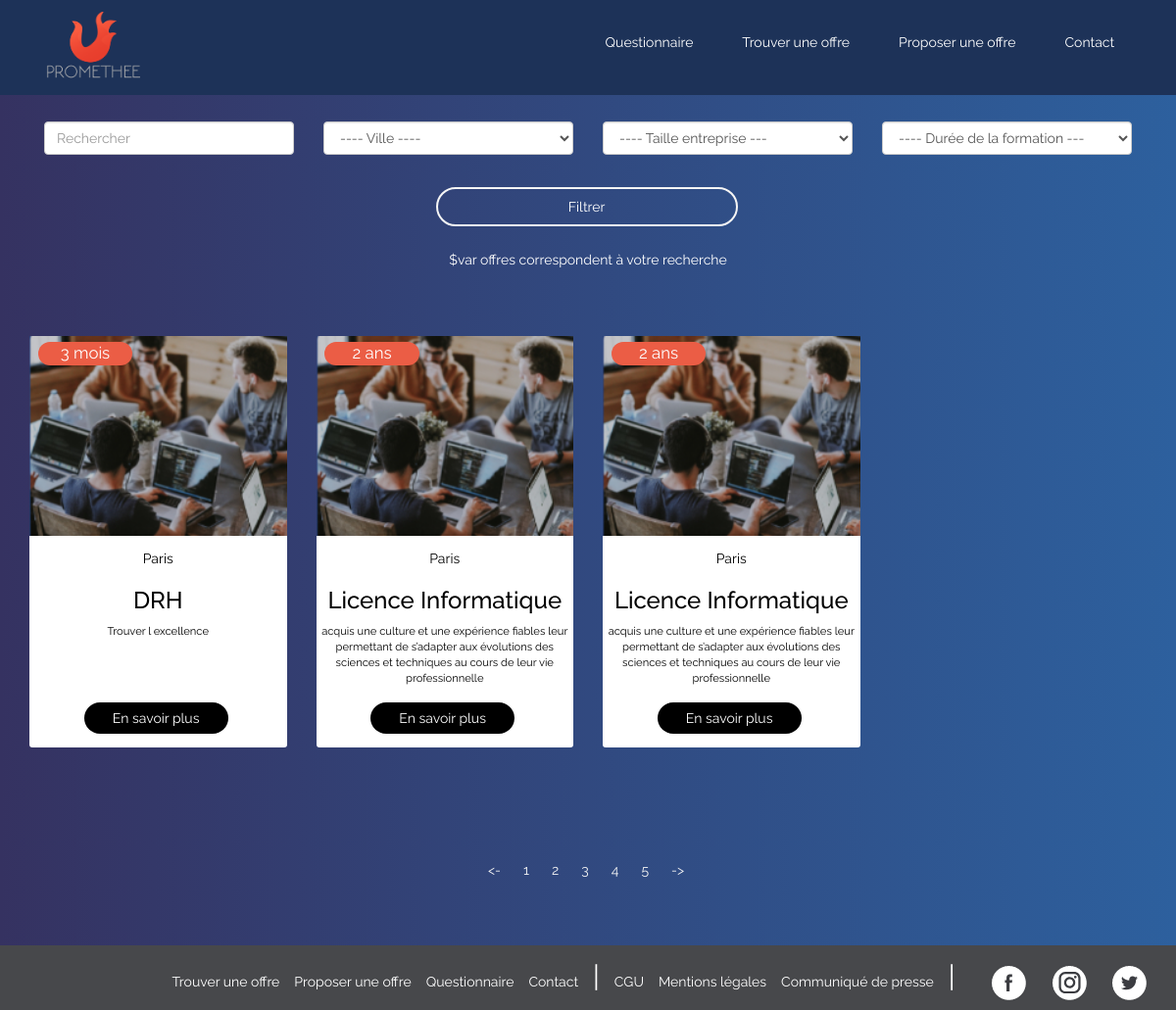
The app's page /promethee/formations-list.php with its own data.
### tables this page shows
CREATE TABLE IF NOT EXISTS `proposer_formations` (
  `id` int(11) NOT NULL AUTO_INCREMENT,
  `nom_etablissement` varchar(255) NOT NULL,
  `nom` varchar(255) NOT NULL,
  `telephone` int(10) NOT NULL,
  `taille_entreprise` text,
  `Ville` varchar(75) NOT NULL,
  `duration` varchar(255) NOT NULL,
  `titre_poste` varchar(75) NOT NULL,
  `chapo` varchar(250) NOT NULL,
  `description_complete` longtext NOT NULL,
  PRIMARY KEY (`id`)
);

### promethee/formations-list.php (the view, shortened to what this page needs)
<?php
include("data_connexion.php");
?>
<!DOCTYPE HTML>
<html lang="fr">
    <head>
    <link rel="stylesheet" href="https://maxcdn.bootstrapcdn.com/bootstrap/3.3.7/css/bootstrap.min.css">
    <link rel="stylesheet" href="https://use.fontawesome.com/releases/v5.5.0/css/all.css">
    <link rel="stylesheet" href="https://maxcdn.bootstrapcdn.com/bootstrap/3.3.7/css/bootstrap.min.css">
<link rel="stylesheet" href="https://use.fontawesome.com/releases/v5.5.0/css/all.css">
<link rel="stylesheet" href="assets/css/styles.css">
<link rel="stylesheet" type="text/css" href="//cdnjs.cloudflare.com/ajax/libs/cookieconsent2/3.1.0/cookieconsent.min.css" />
</head>
<body>
<nav class="navbar navbar-fixed-top">
  <div class="container">
    <div class="collapse navbar-collapse" id="myNavbar">
        <a href="home.php" class="navbar-left"><img class="logo" src="assets/img/logo.png"></a>
      <ul class="nav navbar-nav navbar-right">
        <li><a href="quizz.php">Questionnaire</a></li>
        <li><a href="formations-list.php">Trouver une offre</a></li>
        <li><a href="propositions.php">Proposer une offre</a></li>
        <li><a href="contact.php">Contact</a></li>
      </ul>
    </div>
  </div>
</nav>
    <h1 style="margin-top:5%;text-align: center;margin-bottom: 2%;">Trouver une offre</h1>
<div class="container" style="margin-bottom: 2%;">
<div clas="row">
    <form class="rechercheForm" action="envoi_form.php" method="post" >
    <div class="col-sm-3">
            <input class="form-control" type="text" placeholder="Rechercher">
    </div>
<div class="col-sm-3">
<select class="form-control">
  <option>---- Ville ----</option>
</select>
</div>
<div class="col-sm-3" class="filtreurs">
<select class="form-control"  name="taille_entreprise">
    <option>---- Taille entreprise ---</option>
</select>
    </div>
<div class="col-sm-3">
    <select class="form-control" name="duree">
    <option>---- Durée de la formation ---</option>
    </select>
</div>
        <div class="col-sm-12">
    <button id="lol" class="button_emploi" type="submit" name="filtre" >Filtrer</button>
    </div>
         </form>
</div>
</div>
    <p style="text-align: center;color:white;">$var offres correspondent à votre recherche</p>
    <div class="container">
  <div class="row">
<div id="myCarousel" class="carousel slide" style="margin-left:0;">
    <div class="carousel-inner" id="innerDeux">
        <div class="item active" id="pageUn">
            <?php
       $reponse= $bdd->query('SELECT * FROM proposer_formations ORDER BY id DESC LIMIT 0,4');
        while($donnees = $reponse->fetch())
        {
?>
            <div class="col-sm-3">
                <a href="formations.php?art=<?= $donnees['id']?>" class="card">
                    <div class="content-card">
                        <span class="dureeman"><?= $donnees['duration']?></span>
                        <img class="card-img-top" src="assets/img/formations.png" alt="Card image cap">
                        <p calss="text-center" style="margin-top:5%;"><?= $donnees['Ville']?></p>
                        <h3><?= $donnees['titre_poste']?></h3>
                        <p style="font-size:0.8em;"><?= $donnees['chapo']?></p>
                        <a class="savoir_plus" href="formations.php?art=<?= $donnees['id']?>">En savoir plus</a>
                    </div>
                </a>
            </div>
            <?php }
?>
        </div>
</div>
        </div>
</div>
          </div>
<div class="container" id="basMarge">
<div class="row">
<div class="col-sm-12">
<ul class="pagination">
  <li><a href="#myCarousel" data-slide="prev"> <- </a></li>
  <li><a href="#pageUn">1</a></li>
  <li><a href="#pageDeux">2</a></li>
  <li><a href="#pageTrois">3</a></li>
  <li><a href="#pageQuatre">4</a></li>
  <li><a href="#">5</a></li>
  <li><a href="#myCarousel" data-slide="prev">-></a></li>
</ul>
</div>
  </div>
  </div>
<footer class="page-footer font-small cyan darken-3" style="background:#47484b;">
    <div class="container">
      <div class="row">
        <div class="col-md-12 py-5">
        <div class="arbo-footer">
          <p class="text-right" style="margin-top: 1%;">
            <a href="formations-list.php">Trouver une offre</a>
            <a href="propositions.php">Proposer une offre</a>
            <a href="quizz.php">Questionnaire</a>
            <a href="contact.php">Contact</a>
            <span class="separateur">|</span>
            <a href="cgu.php" style="margin-left: 0%;">CGU</a>
            <a href="cgu.php#conditions">Mentions légales</a>
            <a href="presse.php">Communiqué de presse</a>
            <span class="separateur">|</span>
             <a class="fb-ic">
            <a target="_blank" href="https://www.facebook.com/Prom%C3%A9th%C3%A9e-286251385344865/">
              <img src="assets/img/Facebook.png" alt="">
            </a>
          </a>
          <a class="tw-ic">
            <a target="_blank" href="https://www.instagram.com/promethee_us/">
              <img src="assets/img/Insta.png" alt="">
            </a>
          </a>
          <a class="ins-ic">
            <a target="_blank" href="https://twitter.com/promethee_us">
              <img src="assets/img/Twitter.png" alt="">
            </a>
          </a>
          </p>
        </div>
        </div>
      </div>
    </div>
  </footer>
</body>
</html>

### promethee/assets/css/styles.css (style rules this page uses)
html { z-index: -1; height:100%; }
nav { font-family: 'Raleway', sans-serif; }
body { background-image: -webkit-linear-gradient(left, #353261, #2d609e); background:-moz-linear-gradient(left, #353261, #2d609e); background:-o-linear-gradient(left, #353261, #2d609e); background:-ms-linear-gradient(left, #353261, #2d609e); width: 100%; height: 100%; font-family: 'Raleway', sans-serif; z-index: 1; }
.navbar { background-color:#1d3258; }
h1 { color:white; }
.navbar-left { padding: 10px 15px; }
.logo { width: 100px; padding: 2%; }
.nav>li>a { position: relative; display: block; padding: 10px 25px; color:white; }
.navbar-right { font-size: 14px; padding:2%; }
.button_emploi { background-color:transparent; -moz-border-radius:31px; -webkit-border-radius:31px; border-radius:31px; display:inline-block; cursor:pointer; color:white; font-size:1em; padding:8px 12%; border:2px solid whitesmoke; }
.pagination>li>a { position: relative; float: left; padding: 6px 12px; margin-left: -1px; line-height: 1.42857143; color: whitesmoke; text-decoration: none; background-color: transparent; border: 0; }
#basMarge { margin-bottom: 3%; }
form { color: white; padding: 10%; width: 80%; border: 1px solid #eb5d45; }
.rechercheForm { color:red; padding:0%; width:100%; border: 0; position: relative; }
#lol { margin-left: 36%; margin-top: 3%; }
form input, select, textarea { color:black; }
.dureeman { position:absolute; margin-left:3%; background-color:#eb5d45; font-size: 1.2em; color:white; width: 33%; border-radius: 15px; text-align: center; margin-top: 2%; }
.savoir_plus { background:black; -moz-border-radius:31px; -webkit-border-radius:31px; border-radius:31px; cursor:pointer; color:white; font-size:1em; padding:2% 10%; position:absolute; bottom: 0; margin-bottom: 5%; margin-left: 19%; }
.carousel-inner { width:100%; height: 380px; margin-top: 5%; margin-bottom: 5%; }
#innerDeux { margin-left: 0; height:450px; margin-top:5%; margin-bottom: 5%; }
#innerDeux .col-sm-3 { margin-bottom: 3%; }
.carousel-inner .item { background: transparent; }
.carousel { width:100%; }
.content-card { border-radius: 3px; background:#ffffff; height:420px; }
.content-card img { width: 100%; }
.content-card h3 { color:black; text-align: center; }
.content-card p { color:black; text-align: center; }
.card { background: white; }
.pagination { margin-left:40%; }
.separateur { font-size: 2.1em; color:white; margin:1%; }
.arbo-footer a { color:white; margin-left: 1%; }
@media (min-width: 800px) { .savoir_plus { background: black; -moz-border-radius: 31px; -webkit-border-radius: 31px; border-radius: 31px; cursor: pointer; color: white; font-size: 1em; padding: 2% 10%; position: absolute; bottom: 0; margin-bottom: 5%; margin-left: 19%; } }

### records on screen
proposer_formations: duration "3 mois", Ville "Paris", titre_poste "DRH", chapo "Trouver l excellence"
proposer_formations: duration "2 ans", Ville "Paris", titre_poste "Licence Informatique", chapo "acquis une culture et une expérience fiables leur permettant de s’adapter aux évolutions des sciences et techniques au cours de leur vie professionnelle"
proposer_formations: duration "2 ans", Ville "Paris", titre_poste "Licence Informatique", chapo "acquis une culture et une expérience fiables leur permettant de s’adapter aux évolutions des sciences et techniques au cours de leur vie professionnelle"
